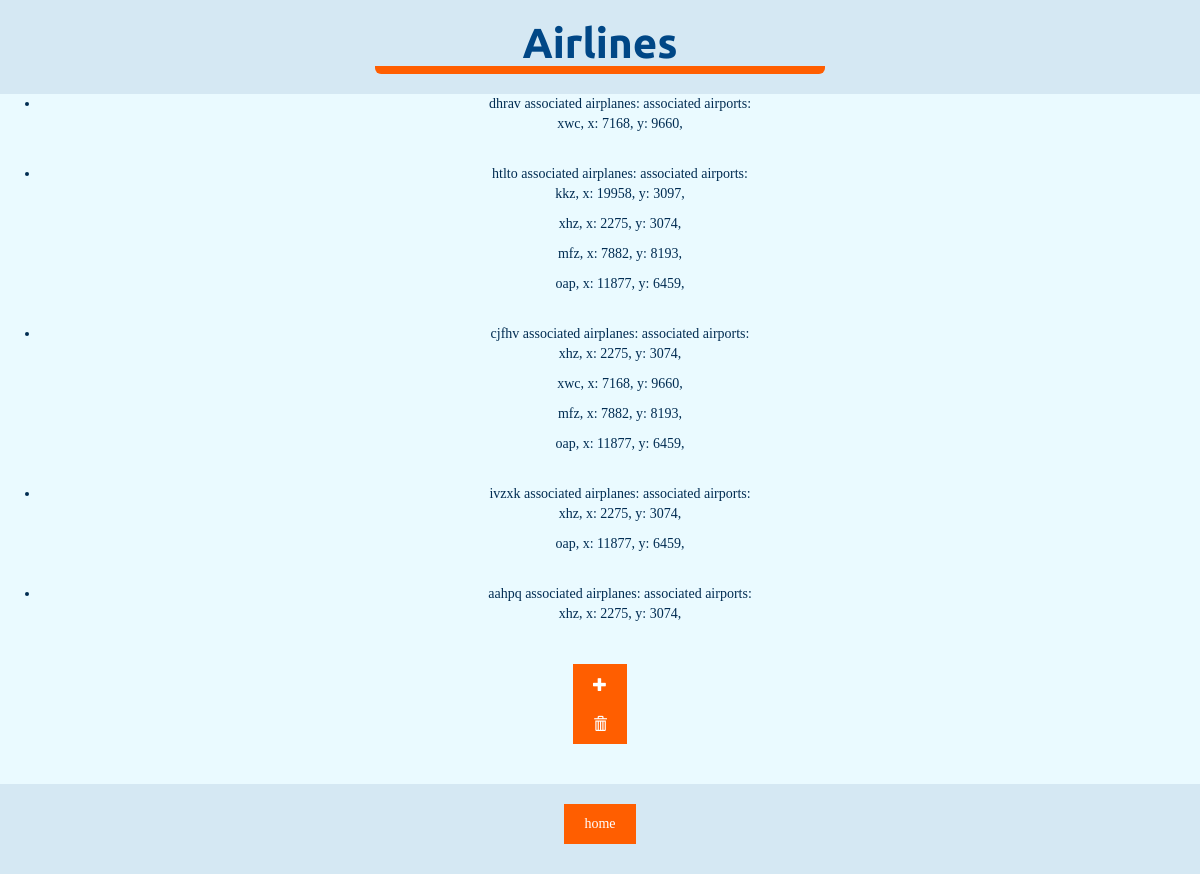
/airlinedisplay/, run on the app's committed database.
### airplane/models.py (models this page shows, shortened)
class Airline(models.Model):
  name = models.CharField(max_length=255)
  airplanes = models.ManyToManyField(Airplane, blank=True)
  airports = models.ManyToManyField(Airport, blank=True)

class Airport(models.Model):
  name = models.CharField(max_length=255)
  x = models.IntegerField()
  y = models.IntegerField()
  gates = models.ManyToManyField(Gate)
  runways = models.ManyToManyField(Runway)
  def __str__(self):
    return f"{self.name}, x: {self.x}, y: {self.y}"

### airplane/views.py (the view)
# urls.py: path('airlinedisplay/', views.airlineDisplay, name='airline display'),
def airlineDisplay(request):
    airlines = Airline.objects.all()
    template = loader.get_template('airlinedisplay.html')
    context = {
        'myairlines': airlines,
    }
    return HttpResponse(template.render(context, request))

### airplane/templates/airlinedisplay.html (shortened to what this page needs)
{% load static %}
<!DOCTYPE html>
<html>
<head>
  <link rel="stylesheet" href="https://maxcdn.bootstrapcdn.com/bootstrap/3.3.7/css/bootstrap.min.css">
  <link rel="stylesheet" href="{% static 'primarystyle.css' %}">
</head>
<body>
<div class="header">
  <h1 class="headertext border" >Airlines</h1>
</div>
<ul>
  {% for airline in myairlines %}
    <li class="bodytext">{{ airline.name }}
      associated airplanes:
      associated airports:
      {% for airport in airline.airports.all %}
        <p>{{ airport }},</p>
      {% endfor %}
      <br>
    </li>
  {% endfor %}
</ul>
<a href="/addairline">
  <i class="glyphicon glyphicon-plus"></i>
</a>
<br>
<a href="/deleteairline">
  <i class="glyphicon glyphicon-trash"></i>
</a>
<br>
<br>
<br>
<div class="footer">
  <p class="bodytext"><a class="bodytext" href="/">home</a></p>
</div>
</body>
</html>

### staticfiles/primarystyle.css (style rules this page uses)
:root { --bgcolor: rgb(234, 250, 255); --darkerbgcolor: rgb(213, 232, 243); --txtcolor: rgb(0, 71, 134); --darkertxtcolor: rgb(0, 44, 82); --primarycolor: rgb(255, 94, 0); }
body { position: relative; text-align: center; background-color: var(--bgcolor); }
h1 { color: var(--txtcolor); width: 450px; margin: auto; }
body .header { background-color: var(--darkerbgcolor); padding: 20px; text-align: center; }
body .footer { background-color: var(--darkerbgcolor); text-align: center; padding: 20px; }
.border { border-bottom: 8px solid var(--primarycolor); border-radius: 6px; }
.bodytext { color: var(--darkertxtcolor); font-family: 'Trebuchet MS', 'Lucida Sans Unicode', 'Lucida Grande', 'Lucida Sans'; }
.headertext { font-family: 'Ubuntu', sans-serif; font-weight: bold; font-size: 3em; }
a:link, a:visited { background-color: var(--primarycolor); color: white; border: 2px var(--primarycolor); padding: 10px 20px; text-align: center; text-decoration: none; display: inline-block; }

### data on the page
Airline: name "dhrav"
Airport: name+x+y "xwc, x: 7168, y: 9660"
Airline: name "htlto"
Airport: name+x+y "kkz, x: 19958, y: 3097"
Airport: name+x+y "xhz, x: 2275, y: 3074"
Airport: name+x+y "mfz, x: 7882, y: 8193"
Airport: name+x+y "oap, x: 11877, y: 6459"
Airline: name "cjfhv"
Airline: name "ivzxk"
Airline: name "aahpq"
